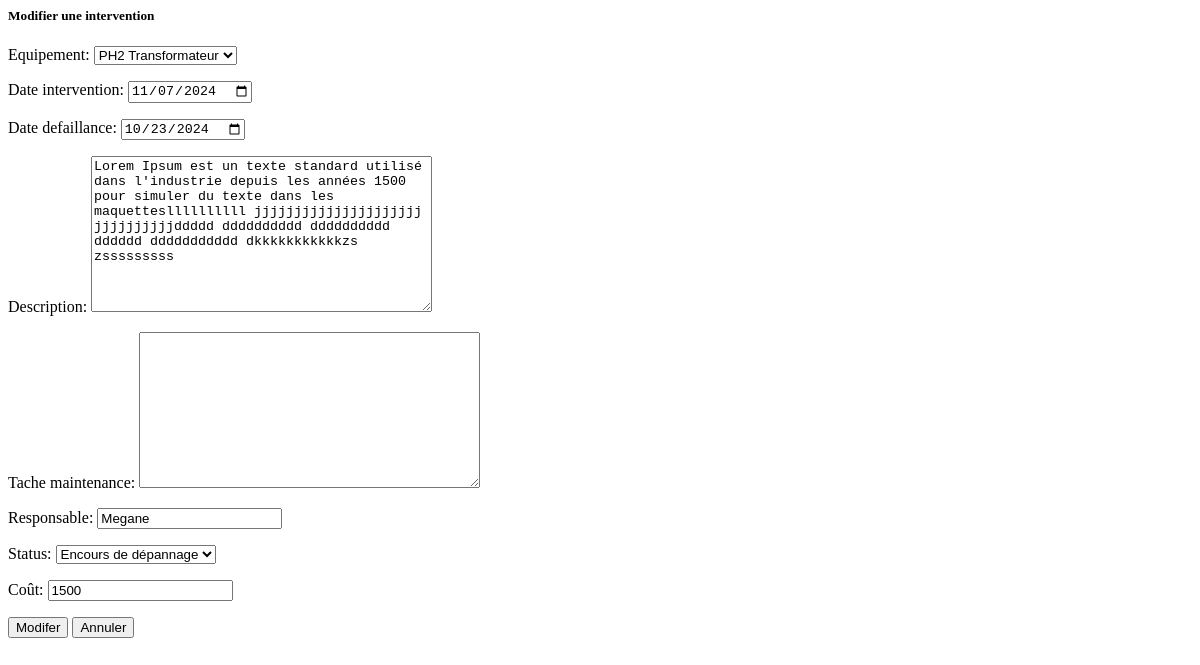
/intervention/update/1 (signed in), run on an earlier commit of the app's database.
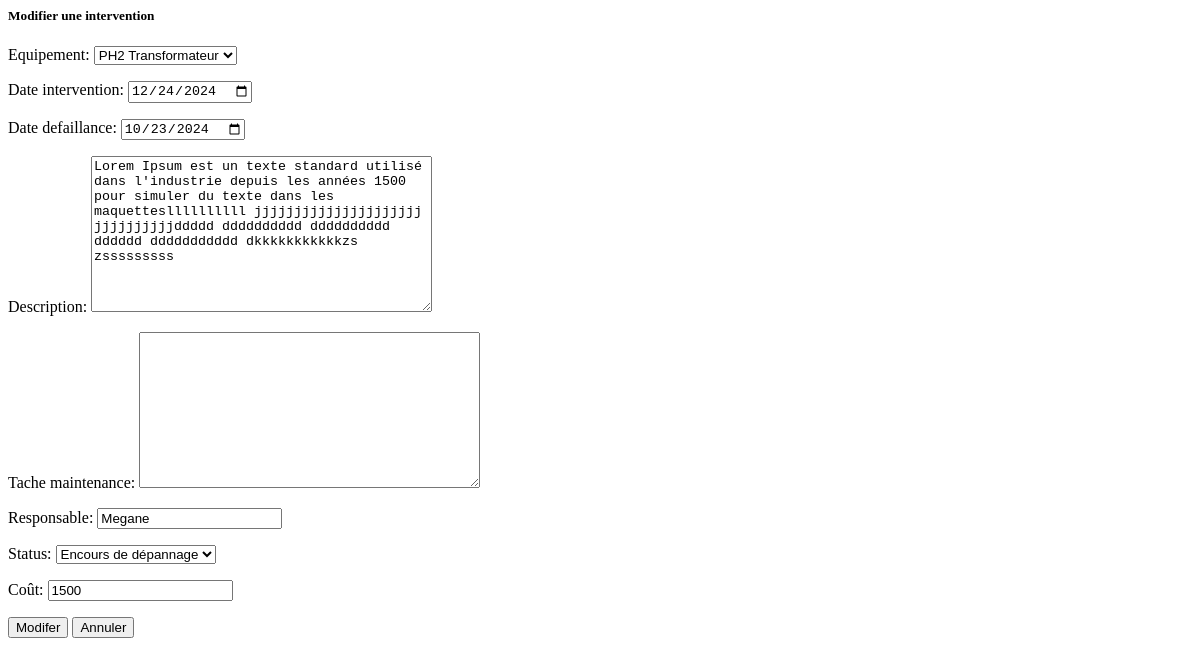
And on a later commit of the database.
### eneo_pages/models.py (models this page shows, shortened)
class Intervention(models.Model):
    STATUS = [
        ("En panne", "En panne"),
        ("Encours", "Encours de dépannage"),
        ("Rétablir", "Rétablir"),
    ]
    equipement = models.ForeignKey(Equipement, on_delete=models.CASCADE)
    date_intervention=models.DateField()
    date_defaillance=models.DateField()
    description = models.TextField(blank=True, null=True)
    tache_maintenance = models.TextField(blank=True, null=True)
    responsable = models.CharField(max_length=100, blank=True, null=True)
    status = models.CharField(max_length=100, choices=STATUS)
    coût = models.IntegerField()
    date_création=models.DateTimeField(auto_now_add=True)
    date_modification=models.DateTimeField(auto_now=True)

### eneo_pages/views.py (the view, shortened to what this page needs)
# urls.py: path("intervention/update/<int:pk>", views.UpdateIntervention.as_view(), name="update_intervention"),
class UpdateIntervention(LoginRequiredMixin, UpdateView):
    model = Intervention
    form_class = InterventionForm
    template_name = "pages/intervention/update.html"
    def get_object(self, queryset=None):
        return Intervention.objects.get(pk=self.kwargs['pk'])

### eneo_pages/forms.py
class InterventionForm(forms.ModelForm):
    class Meta:
        model = Intervention
        fields = ['equipement','date_intervention','date_defaillance','description','tache_maintenance','responsable','status','coût']
        labels = {'equipement':'Equipement','date_intervention':'Date intervention','date_defaillance':'Date defaillance','description':'Description','tache_maintenance':'Tache maintenance','responsable':'Responsable','status':'Status','coût':'Coût'}
        widgets = {'equipement': forms.Select(attrs={'class':'form-control'}),
                   'date_intervention': forms.DateInput(attrs={'class':'form-control', 'type':'date'}),
                   'date_defaillance': forms.DateInput(attrs={'class':'form-control', 'type':'date'}),
                   'description': forms.Textarea(attrs={'class':'form-control'}),
                   'tache_maintenance': forms.Textarea(attrs={'class':'form-control'}),
                   'responsable': forms.TextInput(attrs={'class':'form-control'}),
                   'status': forms.Select(attrs={'class':'form-control'}),
                   'coût': forms.TextInput(attrs={'class':'form-control'}),
                    }

### eneo_pages/templates/pages/intervention/update.html (shortened to what this page needs)
  <div class="modal-content">
    <div class="modal-header">
      <h5 class="modal-title">Modifier une intervention</h5>
    </div>
    <div class="modal-body">
      <form hx-post="{{ request.path }}" action="" method="post">
        {{ form.as_p }}
        <button type="submit" class="btn btn-success">Modifer</button>
        <button type="button" data-bs-dismiss="modal" class="btn btn-info">Annuler</button>
      </form>
    </div>
  </div>

What changed in the data, as far as the page shows it:
changed Intervention "PH2 Transformateur": date_intervention "11/07/2024" → "12/24/2024"
